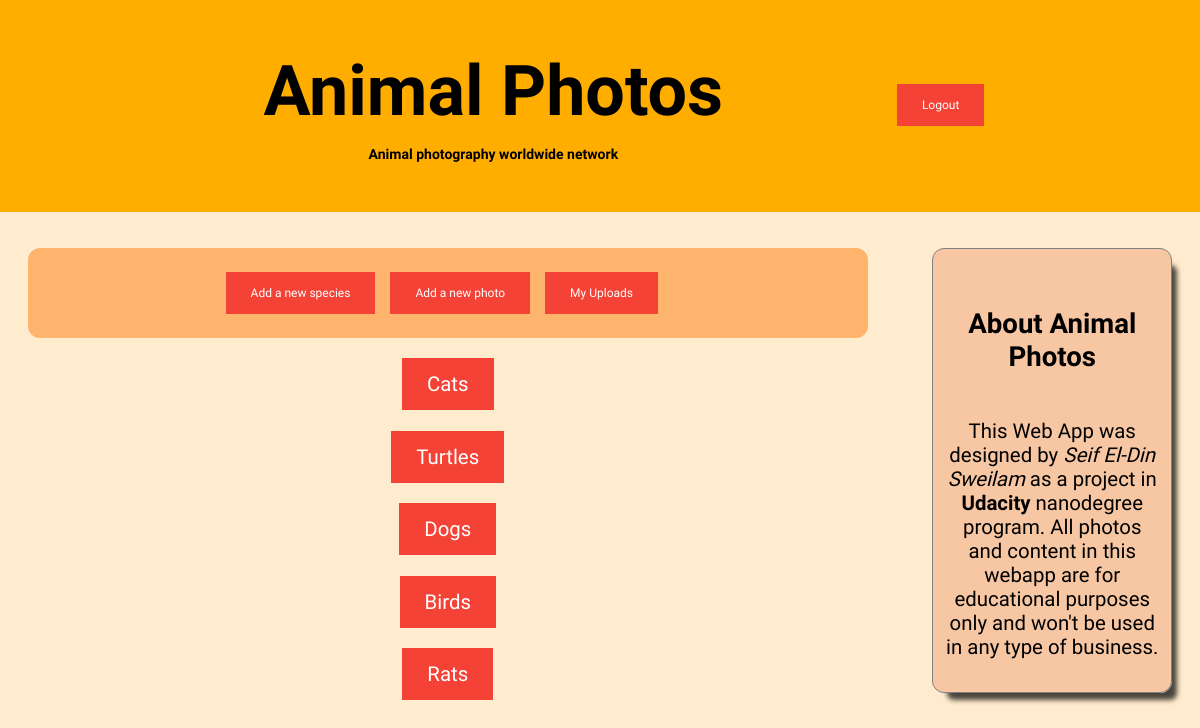
The page /species/ (signed in) on the database its author committed.
### db_setup.py (models this page shows, shortened)
class Species(Base):
    __tablename__ = 'species'
    id = Column(Integer, primary_key=True)
    name = Column(String(250), nullable=False)

### views.py (the view)
@app.route('/')
@app.route('/home/')
@app.route('/species/')
def showSpecies():
    species = session.query(Species).all()
    if 'username' not in login_session:
        return render_template('publichome.html', species=species)
    return render_template('home.html', species=species)

### templates/home.html (shortened to what this page needs)
<html lang="en">
<head>
    <link rel=stylesheet type=text/css href="{{ url_for('static', filename='styles.css') }}">
</head>
<body>
    <div class="header">
        <div class="title">
            <h1>Animal Photos</h1>
            <h3>Animal photography worldwide network</h3>
        </div>
        <div class="login_area">
            <a href='{{url_for("disconnect")}}'>Logout</a>
        </div>
    </div>
    <div class="page">
        <div class="list">
            <div class="toolbar">
                <a href="{{url_for('newSpecies')}}" class="tool">Add a new species</a>
                <a href="{{url_for('newPhoto')}}" class="tool">Add a new photo</a>
                <a href="{{url_for('showUploads')}}" class="tool">My Uploads</a>
            </div>
            {% for x in species %}
            <div class="item">
                <p><a href='{{url_for("showPhotos", species_id=x.id)}}'>{{x.name}}</a></p>
            </div>
            {% endfor %}
        </div>
        <div class="sidebar">
            <div id="about" class="box">
                <h5>About Animal Photos</h5>
                <p>
                    This Web App was designed by <em>Seif El-Din Sweilam</em> as a project in <strong>Udacity</strong>
                    nanodegree program. All photos and content in this webapp are for educational purposes only and
                    won't be used in any type of business.
                </p>
            </div>
        </div>
    </div>
</body>
</html>

### static/styles.css (style rules this page uses)
.header { width: auto; background: #ffae00; padding: 2em; }
.title,.form, .login_area, .list, .sidebar, .card, .creator_pic, .creator_name { display: inline-block; *display: inline; zoom: 1; vertical-align: top; font-size: 12px; }
.toolbar { background-color: rgb(255, 180, 110); border-radius: 1em; padding: 2em; }
.sidebar { width: 20%; }
.tool { margin-right: 1em; }
.list { width: 70%; margin-right: 5em; }
.page { margin-top: 2em; }
.login_area { width: 10%; padding:2em; margin: 2em; }
.title { width: 60%; }
body { text-align: center; background-color: blanchedalmond; font-family: 'Acme', 'Ubuntu','Segoe UI', Tahoma, Geneva, Verdana, sans-serif, cursive; font-size: large; margin: 0; }
h1 { font-family: 'Gloria Hallelujah', cursive; font-size: 70px; margin: 0.2em; }
a:link, a:visited { background-color: #f44336; color: white; padding: 14px 25px; text-align: center; text-decoration: none; display: inline-block; }
.box { padding: 1em; border: 0.5px solid grey; border-radius: 1em; background: rgba(233, 133, 86, 0.349); box-shadow: 10px 12px 5px -5px rgba(0,0,0,0.71); }
p { font-size: 1.7em; }
h5 { font-size: 2.3em; }

### rows shown on the page
Species: name "Cats"
Species: name "Turtles"
Species: name "Dogs"
Species: name "Birds"
Species: name "Rats"
